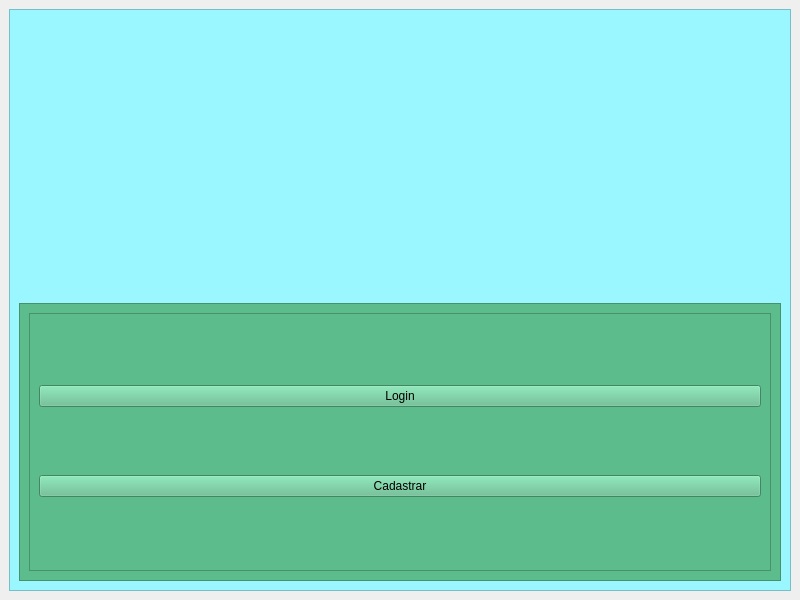
<?xml version="1.0" encoding="UTF-8"?>
<ui version="4.0">
 <class>MainWindow</class>
 <widget class="QMainWindow" name="MainWindow">
  <property name="geometry">
   <rect>
    <x>0</x>
    <y>0</y>
    <width>800</width>
    <height>600</height>
   </rect>
  </property>
  <property name="windowTitle">
   <string>MainWindow</string>
  </property>
  <widget class="QWidget" name="centralwidget">
   <layout class="QVBoxLayout" name="verticalLayout_3">
    <item>
     <widget class="QFrame" name="frame">
      <property name="styleSheet">
       <string notr="true">background-color: rgb(155, 247, 255);</string>
      </property>
      <property name="frameShape">
       <enum>QFrame::StyledPanel</enum>
      </property>
      <property name="frameShadow">
       <enum>QFrame::Raised</enum>
      </property>
      <layout class="QVBoxLayout" name="verticalLayout_2">
       <item>
        <widget class="QLabel" name="label">
         <property name="text">
          <string>&lt;html&gt;&lt;head/&gt;&lt;body&gt;&lt;p align=&quot;center&quot;&gt;&lt;img src=&quot;:/newPrefix/usermodific2.png&quot;/&gt;&lt;/p&gt;&lt;/body&gt;&lt;/html&gt;</string>
         </property>
        </widget>
       </item>
       <item>
        <widget class="QFrame" name="frame_2">
         <property name="styleSheet">
          <string notr="true">background-color: rgb(93, 188, 139);</string>
         </property>
         <property name="frameShape">
          <enum>QFrame::StyledPanel</enum>
         </property>
         <property name="frameShadow">
          <enum>QFrame::Raised</enum>
         </property>
         <layout class="QVBoxLayout" name="verticalLayout_4">
          <item>
           <widget class="QFrame" name="frame_3">
            <property name="frameShape">
             <enum>QFrame::StyledPanel</enum>
            </property>
            <property name="frameShadow">
             <enum>QFrame::Raised</enum>
            </property>
            <layout class="QVBoxLayout" name="verticalLayout">
             <item>
              <widget class="QPushButton" name="pushButton">
               <property name="text">
                <string>Login</string>
               </property>
              </widget>
             </item>
             <item>
              <widget class="QPushButton" name="pushButton_2">
               <property name="text">
                <string>Cadastrar</string>
               </property>
              </widget>
             </item>
            </layout>
           </widget>
          </item>
         </layout>
        </widget>
       </item>
      </layout>
     </widget>
    </item>
   </layout>
  </widget>
 </widget>
 <resources>
  <include location="../icone/icons.qrc"/>
 </resources>
 <connections/>
</ui>
